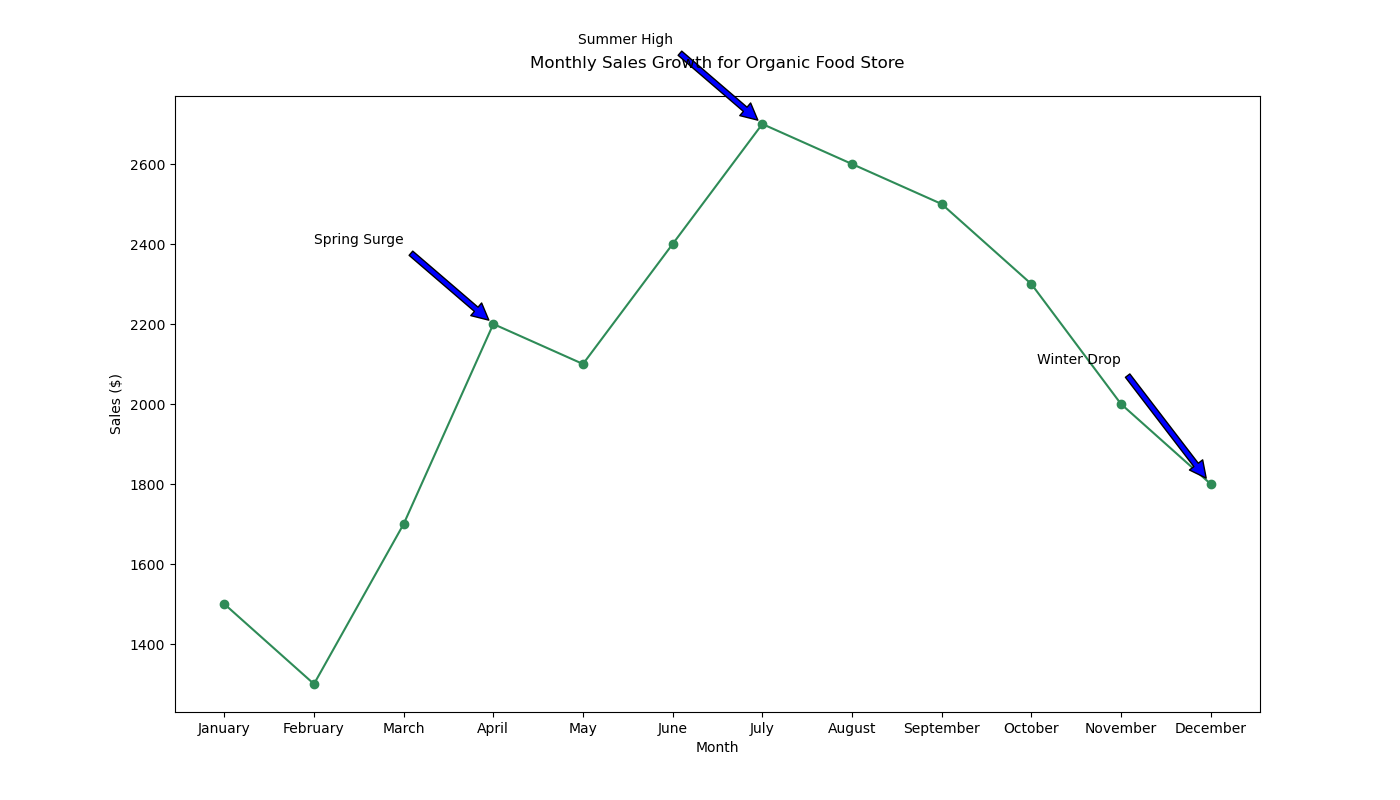

Recreate this plot in Python.

import matplotlib.pyplot as plt

# Data
months = ["January", "February", "March", "April", "May", "June", "July", "August", "September", "October", "November", "December"]
sales = [1500, 1300, 1700, 2200, 2100, 2400, 2700, 2600, 2500, 2300, 2000, 1800]

plt.figure(figsize=(14, 8))

# Plotting the line chart
plt.plot(months, sales, color="#2E8B57", marker='o')

# Adding annotations for specific points
plt.annotate('Spring Surge', xy=('April', 2200), xytext=('March', 2400),
             arrowprops=dict(facecolor='blue', shrink=0.05),
             horizontalalignment='right')
plt.annotate('Summer High', xy=('July', 2700), xytext=('June', 2900),
             arrowprops=dict(facecolor='blue', shrink=0.05),
             horizontalalignment='right')
plt.annotate('Winter Drop', xy=('December', 1800), xytext=('November', 2100),
             arrowprops=dict(facecolor='blue', shrink=0.05),
             horizontalalignment='right')

# Title and labels
plt.title('Monthly Sales Growth for Organic Food Store', pad=20)
plt.xlabel('Month')
plt.ylabel('Sales ($)')

# Show the chart
plt.show()
